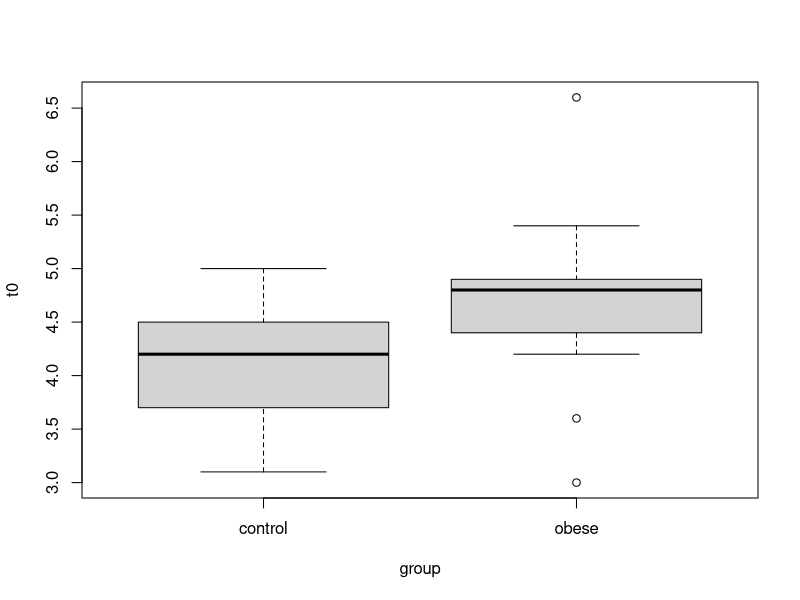

Write R code to recreate this figure.
library(HSAUR3)


### Name: phosphate
### Title: Phosphate Level Data
### Aliases: phosphate
### Keywords: datasets

### ** Examples


  data("phosphate", package = "HSAUR3")
  plot(t0 ~ group, data = phosphate)
